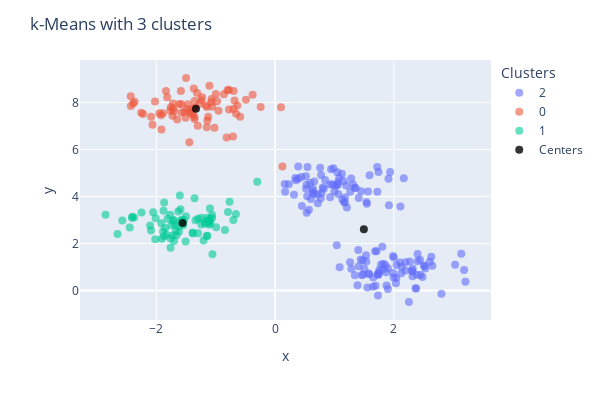

The code cell stored with this chart in its notebook:
### Markdown cell above
As you can see, the k-means algorithm (at least in this simple case) assigns the points to clusters similarly to how we might set them by eye.

### Code cell
# Let's try with 3 clusters
kmeans3 = KMeans(n_clusters=3, random_state=10, n_init='auto').fit(X)

# Get the cluster centers
centers3 = kmeans3.cluster_centers_

# Get the cluster labels 
labels3 = kmeans3.predict(X)

# Plot the clusters with the centers
cv1.plot_clusters(labels3, centers3, title='k-Means with 3 clusters')

### Figure 1 — Plotly figure (JSON) as saved in the notebook; plotly's stock layout.template omitted (floating-point values rounded to 4 significant figures; data arrays with more than 128 entries replaced by an {"elided": "..."} marker saying what was removed)
{"data": [{"hovertemplate": "color=2<br>x=%{x}<br>y=%{y}<extra></extra>", "legendgroup": "2", "marker": {"color": "#636efa", "opacity": 0.6, "size": 8, "symbol": "circle"}, "mode": "markers", "name": "2", "orientation": "v", "showlegend": true, "type": "scatter", "x": {"elided": "148 float values"}, "xaxis": "x", "y": {"elided": "148 float values"}, "yaxis": "y"}, {"hovertemplate": "color=0<br>x=%{x}<br>y=%{y}<extra></extra>", "legendgroup": "0", "marker": {"color": "#EF553B", "opacity": 0.6, "size": 8, "symbol": "circle"}, "mode": "markers", "name": "0", "orientation": "v", "showlegend": true, "type": "scatter", "x": [-1.386, -1.057, -0.3788, -0.8006, -2.433, -2.065, -0.6358, -1.922, -1.151, -1.578, -2.224, -1.888, -2.393, 0.1231, -1.357, -1.441, -0.9533, -0.2426, -1.713, -2.089, -1.5, -2.256, -2.43, -1.072, -0.8626, -1.071, -0.9989, -1.914, -1.422, -1.838, -0.6981, -0.777, -1.304, -2.023, -1.578, -0.4916, -1.358, -1.951, -0.6576, -2.368, -1.36, -1.127, -1.703, -1.468, -0.7092, -0.9766, -1.818, -1.23, -1.166, -1.651, -1.72, -1.444, -0.7799, -1.021, -1.379, -1.763, -0.5887, -1.149, -1.369, -1.106, -1.525, -1.483, -1.729, -1.613, -0.817, -1.35, -0.684, -0.7001, -1.244, -1.757, -1.507, -1.314, -1.142, -1.587, -1.271, 0.09986], "xaxis": "x", "y": [7.481, 7.818, 8.333, 8.523, 8.267, 7.052, 7.868, 7.455, 6.945, 7.923, 7.506, 7.543, 7.961, 5.279, 8.058, 7.614, 7.654, 7.813, 7.746, 7.391, 9.042, 7.566, 7.846, 8.025, 8.35, 8.144, 8.359, 6.851, 7.545, 8.486, 8.484, 7.702, 7.005, 8.044, 7.578, 8.112, 7.293, 7.54, 7.52, 8.036, 7.379, 7.391, 7.623, 7.926, 6.556, 8.055, 8.228, 8.219, 7.884, 7.276, 7.955, 6.312, 8.542, 6.921, 7.744, 7.66, 7.394, 7.81, 8.595, 8.707, 7.6, 7.727, 7.439, 7.934, 6.508, 7.781, 8.083, 7.718, 8.099, 7.797, 7.346, 8.402, 7.231, 8.484, 7.946, 7.798], "yaxis": "y"}, {"hovertemplate": "color=1<br>x=%{x}<br>y=%{y}<extra></extra>", "legendgroup": "1", "marker": {"color": "#00cc96", "opacity": 0.6, "size": 8, "symbol": "circle"}, "mode": "markers", "name": "1", "orientation": "v", "showlegend": true, "type": "scatter", "x": [-1.761, -1.681, -1.144, -1.153, -1.918, -1.853, -0.3002, -2.655, -2.09, -1.909, -1.673, -1.106, -1.548, -1.879, -1.18, -1.205, -1.12, -2.012, -1.243, -1.502, -0.6605, -1.592, -1.508, -1.719, -1.709, -1.238, -2.856, -1.14, -1.594, -0.7028, -1.098, -1.387, -1.704, -1.619, -1.661, -1.298, -2.25, -1.127, -1.606, -1.725, -1.116, -1.826, -2.448, -1.055, -1.357, -1.061, -2.106, -1.57, -1.089, -2.02, -1.39, -2.574, -1.871, -1.062, -1.76, -1.558, -1.622, -0.8446, -0.9926, -2.405, -2.411, -1.178, -1.295, -1.812, -1.63, -1.341, -1.535, -1.767, -1.869, -0.7669, -2.054, -1.092, -2.376, -1.887, -0.7936, -1.747], "xaxis": "x", "y": [1.817, 2.801, 3.096, 2.323, 2.863, 2.657, 4.631, 2.407, 2.553, 2.199, 2.537, 2.793, 2.774, 3.39, 2.838, 2.133, 2.947, 3.075, 2.807, 3.165, 3.26, 2.965, 2.09, 2.965, 2.996, 3.093, 3.221, 2.326, 3.457, 3.0, 3.488, 2.421, 2.11, 2.514, 2.354, 2.436, 3.318, 2.957, 4.046, 2.338, 2.921, 2.36, 2.679, 1.548, 3.928, 3.088, 2.762, 3.015, 2.86, 2.182, 2.472, 2.98, 2.311, 3.209, 2.209, 2.864, 2.72, 2.573, 2.691, 3.143, 3.096, 2.92, 3.057, 3.053, 3.358, 2.989, 2.998, 3.228, 3.748, 3.778, 3.328, 3.056, 3.112, 2.511, 3.344, 2.778], "yaxis": "y"}, {"marker": {"color": "black", "opacity": 0.8, "size": 8}, "mode": "markers", "name": "Centers", "type": "scatter", "x": [-1.333, -1.558, 1.496], "y": [7.735, 2.869, 2.605]}], "layout": {"coloraxis": {"showscale": false}, "height": 400, "legend": {"title": {"text": "Clusters"}, "tracegroupgap": 0}, "margin": {"t": 60}, "showlegend": true, "title": {"text": "k-Means with 3 clusters"}, "width": 600, "xaxis": {"anchor": "y", "domain": [0, 1], "title": {"text": "x"}}, "yaxis": {"anchor": "x", "domain": [0, 1], "title": {"text": "y"}}}}
